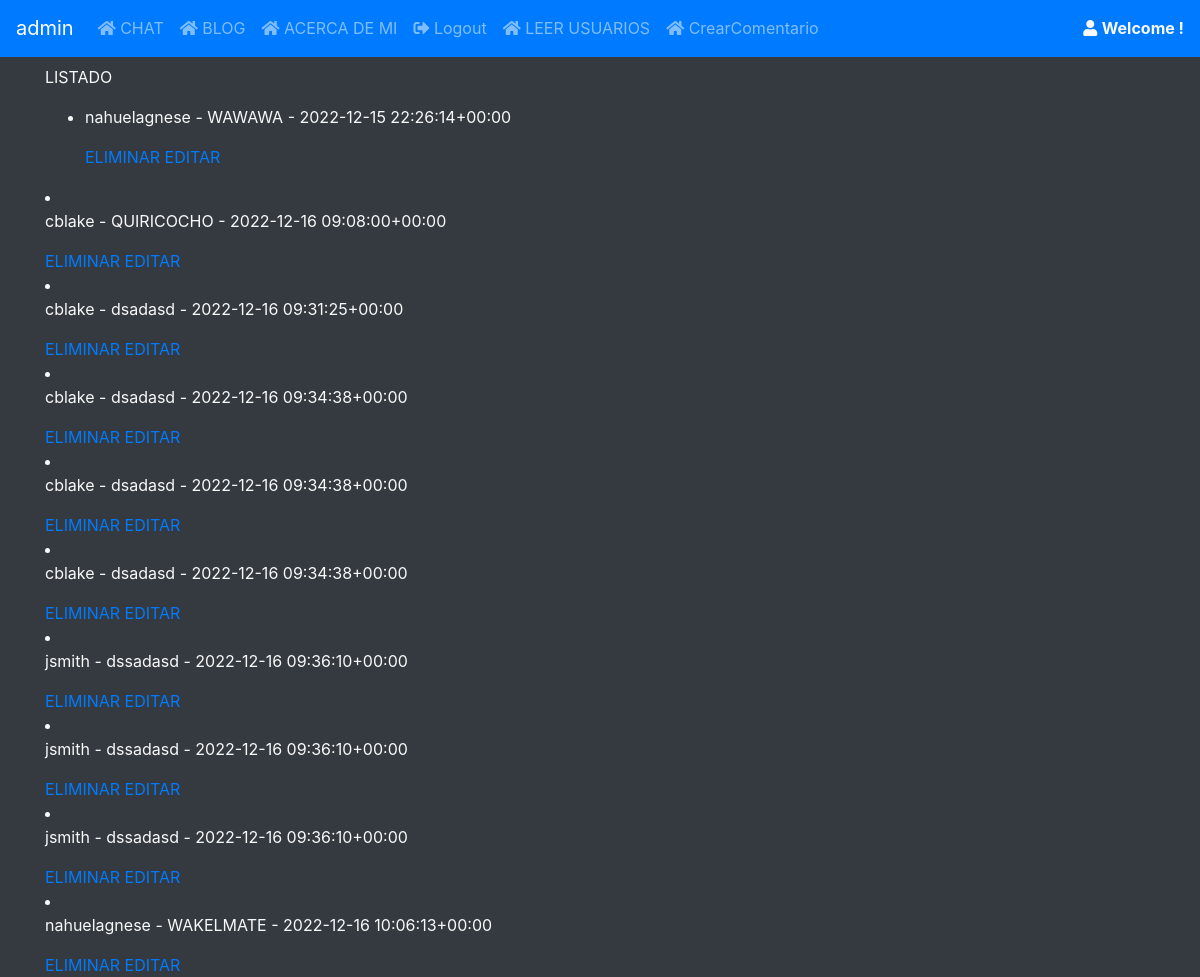
Before: /List/ (signed in) with the older database file.
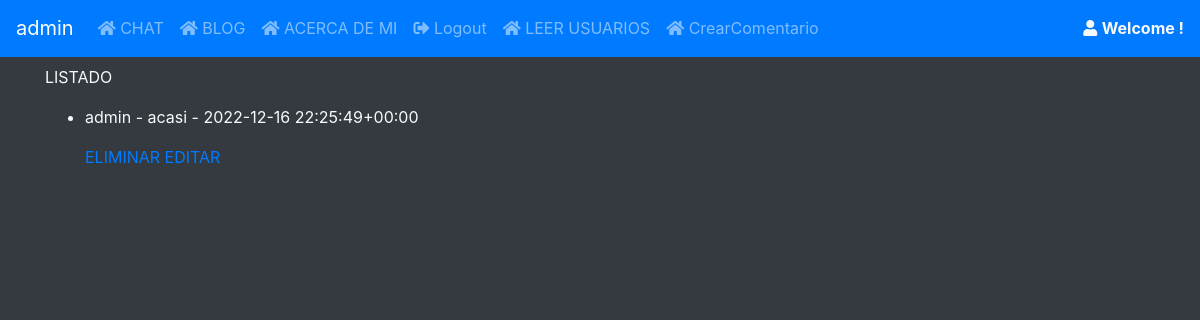
After: the same page with the newer database file.
### BLOG/models.py (models this page shows)
class comentarioM(models.Model):
    nombre= models.ForeignKey(User, on_delete=models.CASCADE)
    campo=models.TextField()
    date_created = models.DateTimeField(default=timezone.now())
    imagen =models.ImageField(upload_to="imagenBlog", null=True, blank=True)
    titulo=models.CharField(max_length=50, default="Sin Titulo")
    subtitulo=models.CharField(max_length=50, default="Sin Subtitulo")
    def __str__(self):
        return f"{self.nombre} - {self.campo} - {self.date_created}"

### BLOG/views.py (the view)
# urls.py: path("List/", listComentario.as_view(), name="Lista"),
class listComentario(LoginRequiredMixin, ListView):
    model= comentarioM
    template_name= "chat/blogList.html"

### chat/templates/chat/blogList.html (shortened to what this page needs)
{% extends 'chat/base.html' %} {% load static %} {% block content %}
<p>LISTADO</p>
<ul>
    {% for comentario in object_list %}
    <li>
        <p>{{ comentario }}</p>
        <a href="{% url 'Borrar' comentario.id %}">ELIMINAR</a>
        <a href="{% url 'Editar' comentario.id %}">EDITAR</a>
    </li>
</ul>
    {% endfor %}
{% endblock %}

Changed rows visible on the page:
removed comentarioM: nombre+campo+date_created "nahuelagnese - WAWAWA - 2022-12-15 22:26:14+00:00"
removed comentarioM: nombre+campo+date_created "cblake - QUIRICOCHO - 2022-12-16 09:08:00+00:00"
removed comentarioM: nombre+campo+date_created "cblake - dsadasd - 2022-12-16 09:31:25+00:00"
removed comentarioM: nombre+campo+date_created "cblake - dsadasd - 2022-12-16 09:34:38+00:00"
removed comentarioM: nombre+campo+date_created "cblake - dsadasd - 2022-12-16 09:34:38+00:00"
removed comentarioM: nombre+campo+date_created "cblake - dsadasd - 2022-12-16 09:34:38+00:00"
removed comentarioM: nombre+campo+date_created "jsmith - dssadasd - 2022-12-16 09:36:10+00:00"
removed comentarioM: nombre+campo+date_created "jsmith - dssadasd - 2022-12-16 09:36:10+00:00"
removed comentarioM: nombre+campo+date_created "jsmith - dssadasd - 2022-12-16 09:36:10+00:00"
removed comentarioM: nombre+campo+date_created "nahuelagnese - WAKELMATE - 2022-12-16 10:06:13+00:00"
added comentarioM: nombre+campo+date_created "admin - acasi - 2022-12-16 22:25:49+00:00"
